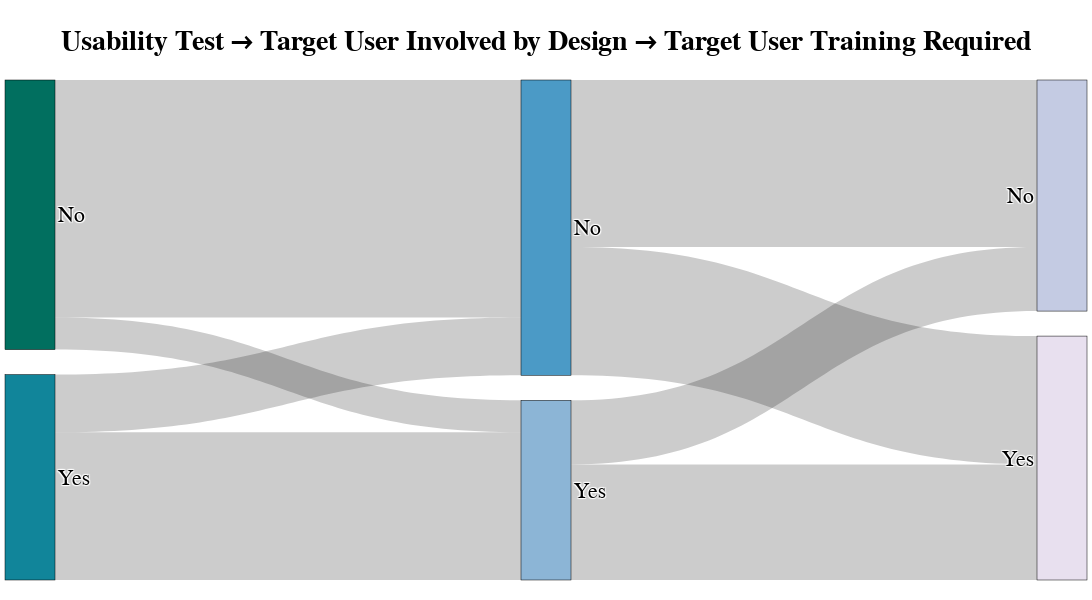

The code cell stored with this chart in its notebook:
### Code cell
# Count occurrences of (Usability → Target User Involved by Design) and (Target User Involved by Design → User Training)
df_counts_1 = df.groupby(["Usability", "Target User Involved by Design"]).size().reset_index(name="Count")
df_counts_2 = df.groupby(["Target User Involved by Design", "User Training"]).size().reset_index(name="Count")

# Add prefixes to differentiate nodes
df_counts_1["Usability"] = "Usability: " + df_counts_1["Usability"]
df_counts_1["Target User Involved by Design"] = "Design: " + df_counts_1["Target User Involved by Design"]
df_counts_2["Target User Involved by Design"] = "Design: " + df_counts_2["Target User Involved by Design"]
df_counts_2["User Training"] = "Training: " + df_counts_2["User Training"]

# Create unique category list combining all three columns
categories = pd.unique(pd.concat([df_counts_1["Usability"], df_counts_1["Target User Involved by Design"], df_counts_2["User Training"]])).tolist()

# Map categories to numerical indices
category_map = {category: i for i, category in enumerate(categories)}

# Convert Usability, Target User Involved by Design, and User Training to numerical indices
df_counts_1["Usability"] = df_counts_1["Usability"].map(category_map)
df_counts_1["Target User Involved by Design"] = df_counts_1["Target User Involved by Design"].map(category_map)
df_counts_2["Target User Involved by Design"] = df_counts_2["Target User Involved by Design"].map(category_map)
df_counts_2["User Training"] = df_counts_2["User Training"].map(category_map)

# Combine the two dataframes to create source-target-value lists
source = df_counts_1["Usability"].tolist() + df_counts_2["Target User Involved by Design"].tolist()
target = df_counts_1["Target User Involved by Design"].tolist() + df_counts_2["User Training"].tolist()
values = df_counts_1["Count"].tolist() + df_counts_2["Count"].tolist()

# Create the Sankey diagram
fig = go.Figure(go.Sankey(
    node=dict(pad=25,
        thickness=50,
        line=dict(color="black", width=0.5),
        label=[c.replace("Usability: ", "").replace("Design: ", "").replace("Training: ", "") for c in categories],  # Clean display labels
        color=sns.color_palette(palette, n_colors=len(categories)).as_hex()
    ),
    link=dict(
        source=source,
        target=target,
        value=values
    )
))

# Customize layout
fig.update_layout(
    title=dict(
        text="Usability Test → Target User Involved by Design → Target User Training Required",
        font=dict(size=28, family="Arial", color="black", weight="bold"),
        x=0.5,  # Center title
        y=0.95
    ),
    font=dict(size=22, family="Arial", color="black"),
    autosize=False,
    width=1100,
    height=600,
    margin=dict(l=5, r=5, t=80, b=20)  # Increase top margin to prevent overlap
)

# Save PDF
fig.write_image("plots/usability_design_usertr_sankey.pdf", scale=4)

print(df_counts_1)
print(df_counts_2)

# Show the Sankey diagram
fig.show()

### Figure 1 — Plotly figure (JSON) as saved in the notebook; plotly's stock layout.template omitted (floating-point values rounded to 4 significant figures)
{"data": [{"link": {"source": [0, 0, 1, 1, 2, 2, 3, 3], "target": [2, 3, 2, 3, 4, 5, 4, 5], "value": [37, 5, 9, 23, 26, 20, 10, 18]}, "node": {"color": ["#016f5f", "#11859a", "#4b9ac6", "#8cb5d6", "#c4cbe3", "#e8e0ef"], "label": ["No", "Yes", "No", "Yes", "No", "Yes"], "line": {"color": "black", "width": 0.5}, "pad": 25, "thickness": 50}, "type": "sankey"}], "layout": {"autosize": false, "font": {"color": "black", "family": "Arial", "size": 22}, "height": 600, "margin": {"b": 20, "l": 5, "r": 5, "t": 80}, "title": {"font": {"color": "black", "family": "Arial", "size": 28, "weight": "bold"}, "text": "Usability Test → Target User Involved by Design → Target User Training Required", "x": 0.5, "y": 0.95}, "width": 1100}}
